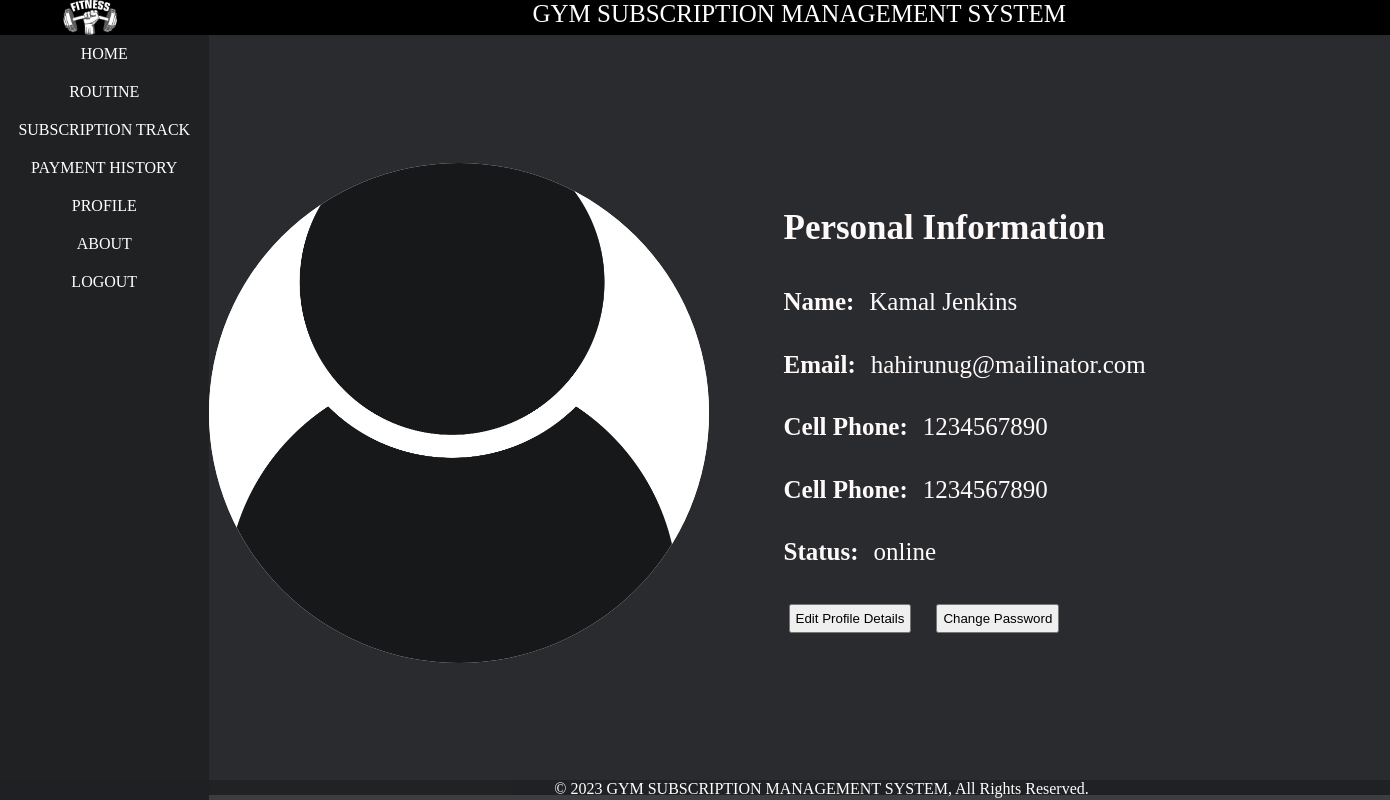
Screenshot of /profile.php (signed in) with the database file from the repository.
### tables this page shows
CREATE TABLE `member` (
  `mid` int(11) NOT NULL,
  `name` varchar(21) NOT NULL,
  `phone` bigint(10) NOT NULL,
  `email` varchar(31) NOT NULL,
  `password` varchar(255) NOT NULL,
  `status` varchar(500) NOT NULL DEFAULT 'offline',
  `date` datetime NOT NULL DEFAULT current_timestamp(),
  `image` varchar(1100) DEFAULT 'defaultuser.jpg',
  `m_otp` varchar(225) NOT NULL,
  `m_opt_expire_time` datetime NOT NULL
);

### layout_member/member_session.php (called while the page is built, shortened)
<?php
$row = $_SESSION['member'];
$id = $row['mid'];
?>

### profile.php (the view, shortened to what this page needs)
<?php
include('layout_member/header.php');
include('layout_member/left.php');
include('layout_member/member_session.php');
?>
<div id="right">
  <link rel="stylesheet" href="css/member_detail.css">
  <?php
  $conn = new mysqli("localhost", "root", "", "gsms");
  $sql = "SELECT * FROM member where mid='$id' ";
  $r = $conn->query($sql);
  $row = $r->fetch_assoc();
  $mid = $row['mid'];
  $name = $row["name"];
  $phone = $row["phone"];
  $email = $row["email"];
  $image = $row["image"];
  $status = $row["status"];
  echo "
             <div class='container v-center'>
      <div class='profile-card space-between gap-5'>
        <div class='img-field'>
          <img class='profile-img' src='img/$image' alt=' '/>
        </div>
        <div class='info-field v-center'>
          <div>
            <h3 class='info info-title'>Personal Information</h3>
            <div class='data'>
              <h6 class='info'>Name:</h6>
              <p class='info'>$name</p>
            </div>
            <div class='data'>
              <h6 class='info'>Email:</h6>
              <p class='info'>$email</p>
            </div>
            <div class='data'>
              <h6 class='info'>Cell Phone:</h6>
              <p class='info'>$phone</p>
            </div>
            <div class='data'>
              <h6 class='info'>Cell Phone:</h6>
              <p class='info'>$phone</p>
            </div>
            <div class='data'>
              <h6 class='info'>Status:</h6>
              <p class='info'>$status</p>
            </div>
            <div class='data'>
              <h6 class='info'>
              <form action='editprofile.php' method='get'>
              <input type='hidden' name='mid' id='' value='$mid' >
              <input type='submit' name='editdetail' id='editdetail_profile' value='Edit Profile Details'>
                  </form>
                  </h6>
                  <h6 class='info'>
                  <form action='member_change_password.php' method='get'>
                  <input type='hidden' name='mid' id='' value='$mid' >
                  <input type='submit' name='change_pass' id='editdetail_profile' value='Change Password'>
                      </form>
                      </h6>
            </div>
          </div>
        </div>
      </div>
    </div>
";
  ?>
</div>
<?php
include('layout_member/footer.php');
?>

### css/style.css (style rules this page uses)
* { margin: 0px; padding: 0px; }
#right { text-align: justify; color: rgb(255, 250, 250); width: 85%; background-color: #292b2e; float: right; }
input#editdetail_profile { margin: 5px; padding: 5px; }

### css/member_detail.css (style rules this page uses)
* { margin: 0; padding: 0; box-sizing: border-box; }
.gap-5 { gap: 75px; }
.v-center { display: flex; align-items: center; }
.space-between { display: flex; justify-content: space-between; }
.container { width: 1200px; margin: 0 auto; height: 95vh; }
.profile-img { height: 500px; width: 500px; border-radius: 50%; object-fit: cover; background-color: white; aspect-ratio: 1/1; }
.info { line-height: 2.5; font-size: 25px; }
.info-title { position: relative; font-size: 35px; }
.data { display: flex; gap: 15px; }

### rows the page displays
member: image (placeholder picture), name "Kamal Jenkins", email "hahirunug@mailinator.com", phone "1234567890", status "online"
